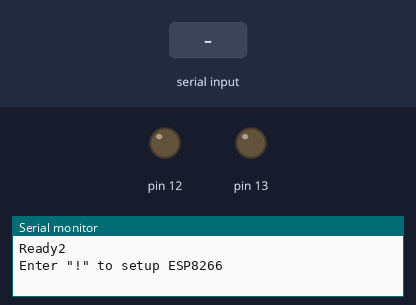
The sketch below on a simulated Arduino Mega 2560, built with avr-gcc and run on an emulated ATmega2560. On the bench: output pins drawn as LEDs (lit = HIGH), the last lines printed to the serial monitor. The inputs (shaded band) are chosen by the test bench. The modem accepts every AT command (registered, SIM ready, sends succeed) and sends nothing else.

Above: at 1.2 s.
1.3 s: "!\n" received over Serial
At 2.1 s:
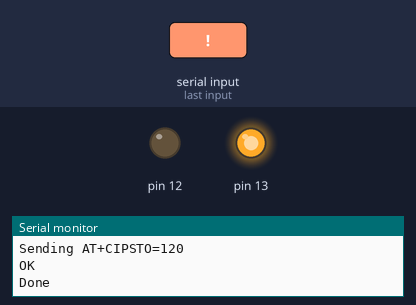
2.8 s: "!\n" received over the second serial link
4.3 s: "1\n" received over the second serial link
Timing chart, 0 to 7.3 s (numbered marks = the images above; inputs shaded):
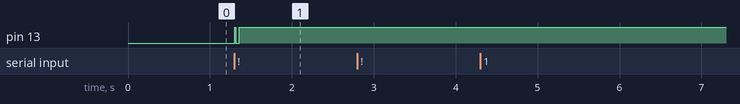

The sketch:

ESP8266UDP.ino
```cpp
#include "PSTRStrings1.h"
PSTRStrings1 commands(5);   // BASIC commands
PSTRStrings1 response(4);   // Responses

boolean silentRunning = true;
int state = 0;

void setup() {
  // change "key" to a unique string
  commands.addString ( PSTR ( "findkey"));   //  0
  commands.addString ( PSTR ( "cmd1" ));     //  1
  commands.addString ( PSTR ( "cmd2" ));     //  2
  commands.addString ( PSTR ( "cmd3" ));     //  3

  response.addString ( PSTR ( "OK" ));
  response.addString ( PSTR ( "ready" ));
  response.addString ( PSTR ( "no change" ));
  Serial.begin (115200);
  Serial.println ( "Ready2" );
  Serial2.begin (115200);
  pinMode (13,OUTPUT);
  pinMode (12,OUTPUT);
  Serial.println ( "\nEnter \"!\" to setup ESP8266 " );
}

void launch () {
  digitalWrite (13,0);
  digitalWrite (12,0);
  sendCommand ( "AT", true );
  digitalWrite (13,0);
  sendCommand ( "AT+RST", false );
  digitalWrite (13,1);
  sendCommand ( "AT+CWMODE=3",true );
  digitalWrite (13,1);
  sendCommand ( "AT+CWLAP", true );
  sendCommand ( "AT+CWJAP=\"SSID\",\"Password\"", true);
  digitalWrite (13,0);
  sendCommand ( "AT+CIPMUX=1", true );
  digitalWrite (13,1);
  sendCommand ( "AT+CIPSERVER=1,3333", true );
  digitalWrite (13,0);
  sendCommand ( "AT+CIPSTO=120", true );
  digitalWrite (13,1);
  //sendCommand ("AT+CIOBAUD=115200", true);
  Serial.println ( "\nDone" );
}

void getResponse (boolean waitOK) {
  unsigned long startTime;
  char ch;
  int index;

  startTime = millis();
  // Wait 10 seconds maximum
  while (millis() < (startTime + 10000))
     if (Serial2.available() )
     {
       ch = Serial2.read();
       Serial.print (ch);
       index = response.matchString (ch, false);
       if (index == 2) // no change
          break;
       if (waitOK) {
         if (index == 0)
            break;
       } else { // wait for ready
         if (index == 1)
            break;
       }
     }
   Serial.println ();
}

void sendCommand ( char * cmd,  boolean wait ) {
  Serial.print ( "Sending " );
  Serial.println ( cmd );
  Serial2.println ( cmd );
  getResponse(wait);
}

void respond(char * response, boolean force) {
  char ch;
  int len = strlen (response);
  if (!silentRunning || force) {
    Serial2.print ( "AT+CIPSEND=0,");
    Serial2.println ( len+2 );
    delay (50);
    Serial2.println (response);
    Serial2.println ();
    delay (50);
    Serial.println (response);
    delay (100);
    Serial2.println ( "AT+CIPCLOSE=1");
    delay (100);
  }
}

void loop () {
  char ch;
  int index;
  boolean debugIt = true;
  char cmd [30];
  static int cmdIndex = 0;

  if (Serial.available() )  {
     ch = Serial.read();
     if (ch == '!')
       launch();
     else if ((ch == 13) || (ch == 10)) {
       if (ch == 13) {
         if (cmdIndex > 0)
            sendCommand (cmd, true);
         cmd[0] = 0;
         cmdIndex = 0;
       }
     } else {
       cmd[cmdIndex] = ch;
       cmdIndex = cmdIndex + 1;
       cmd[cmdIndex] = 0;
     }
  }

  if (Serial2.available() ) {
    ch = Serial2.read();
    if (debugIt)
      Serial.print (ch);
    index = commands.matchString (ch, false);
    if (index > -1) {
      //Serial.println ( index );
      switch (index) {
        case 0: // Android device is looking for me
          respond ("CTS", true);
          digitalWrite (12,1);
          break;
        case 1: // Command 1
          Serial.println ( "Process Command 1" );
          respond ("ACK", false);
          digitalWrite (13,0);
          break;
        case 2: // Command 2
          Serial.println ( "Process Command 2" );
          respond ("ACK", false );
          digitalWrite (13,1);
          break;
        case 3: // Command 3
          Serial.println ( "Process Command 3" );
          respond ("ACK",false);
          digitalWrite (13,0);
          break;
        default:
          break; // Do nothing
      }
    }
  }
}
```

DebugUtilities.cpp
```cpp
// Comment out next line to remove debugging
// Note: Debugging can significantly increase the project response time
#define DEBUGIT
#include "DebugUtilities.h"

DebugUtilities::DebugUtilities ()
{
}
// Print a string from program memory
void DebugUtilities::printPSTR ( PGM_P s)
{
  #ifdef DEBUGIT
  char c;
  while ((c=pgm_read_byte(s++)) != 0)
    Serial.print (c);
  #endif
}

void DebugUtilities::showNumber ( PGM_P s, int number )
{
  #ifdef DEBUGIT
  printPSTR ( s );
  Serial.println ( number );
  #endif
}

bool DebugUtilities::debugging ()
{
  #ifdef DEBUGIT
    return true;
  #else
    return false;
  #endif
}
```

DebugUtilities.h
```cpp
#ifndef DEBUGUTILITIES_H
#define DEBUGUTILITIES_H
#include <Arduino.h>
class DebugUtilities
{
  public:
    // Constructor
    DebugUtilities();
    bool debugging ();
    void showNumber ( PGM_P s, int number );
    void printPSTR ( PGM_P s );

  // private:
};
#endif
```

PSTRStrings1.cpp
```cpp
#include "PSTRStrings1.h"
#include <EEPROM.h>


bool PSTRStrings1::checkMatch (int which)
{
  bool match = false;
  CommandStringType * str;
  str = &strings [which];

  if (str->matched)
  {
    match = true;
    str->matched = 0;
  }
  return match;
}

void PSTRStrings1::clearMatches ()
{
  CommandStringType * str;
  for (int i=0;i<numStrings; i++)
  {
    str = &strings [i];
    str->matched = 0;
  }
}

// This also clears the match flags
void PSTRStrings1::showMatches ( )
{
  int count = 0;
  CommandStringType * str;
  for (int i=0;i<numStrings; i++)
  {
    str = &strings[i];
    if (str->matched)
    {
      if (count++ == 0)
        debugUtils.printPSTR ( PSTR ( "Matches:\n" ) );

      Serial.print ( count);
      debugUtils.printPSTR ( PSTR ( ")" ) );
      printString (i);
      debugUtils.printPSTR( PSTR ( "\n" ) );
    }
  }
  if (count==0)
    debugUtils.printPSTR ( PSTR ( "No matches detected\n" ) );

}

// s = pointer to PSTR string
void PSTRStrings1::addString ( const prog_char * s)
{
  CommandStringType * str;
  prog_char * ptr;
  int index;
  int mallocSize = sizeof(CommandStringType) * numberOfStrings;

  if (numStrings == 0) // This is the first one
  {
    strings = (CommandStringType *) malloc ( mallocSize);
	//debugUtils.printPSTR ( PSTR ( "Allocation of " ) );
    //Serial.println ( mallocSize );
  }

  if (numStrings == numberOfStrings)
    debugUtils.printPSTR ( PSTR ( "ERR..PSTRStrings1 list full\n" ) );
  else if (numStrings < numberOfStrings) // There is memory allocated for the string
  {
    str = &strings [numStrings++];

    // str->len = progLen (str->ptr);
    str->index = 0;
    str->len = 0;
    str->matched = 0;
    str->ptr = (prog_char *)s;
    ptr = (prog_char *)s;
    while (pgm_read_byte (ptr++))
      str->len = str->len + 1;
  }
}

PSTRStrings1::PSTRStrings1(int _numberOfStrings ):debugUtils()
{
  strings = 0;
  numStrings = 0;
  numberOfStrings = _numberOfStrings;
}

int PSTRStrings1::stringLen( int which)
{
  int len = 0;
  CommandStringType * str;
  if ((which < numStrings) && (which > -1))
  {
    str = &strings[which];
    len = str->len;
  }
  return len;
}

void PSTRStrings1::printString ( int which )
{
  CommandStringType * str = &strings[which];
  char c;
  int len = stringLen ( which );


  for (int i=0; i<len; i++)
    Serial.print ( charAt ( which, i));
}

char PSTRStrings1::charAt ( int i, int j)
{
  CommandStringType * str = &strings[i];
  int len = str->len;
  char ch = 0;
  char * ptr;
  bool debugThis = false;

  /*
    if (i>=numStrings)
      debugUtils.printPSTR ( PSTR ( "charAt i>=numStrings\n" ) );
    else if (i < 0)
      debugUtils.printPSTR ( PSTR ( "charAt i<0\n" ) );
    else if (j >= len)
    {
      debugUtils.printPSTR ( PSTR ( "charAt j:" ));
      Serial.print (j);
      debugUtils.printPSTR ( PSTR ( " >= len:" ));
      Serial.print ( len);
      debugUtils.printPSTR ( PSTR ( " for " ) );
   	  Serial.print (i);
	  debugUtils.printPSTR ( PSTR ( "): " ) );
      printString ( i );
      debugUtils.printPSTR ( PSTR ( "\n" ) );
    }
    else if (j <0)
      debugUtils.printPSTR ( PSTR ( "charAt j<0 \n" ) );
    else
  */
  str = &strings [i];
  ptr = str->ptr + j;
  ch = pgm_read_byte (ptr);
  return ch;
}

void PSTRStrings1::show ( int startValue, int stopValue )
{
  if (startValue < 0)
    startValue = 0;
  if (stopValue >= numStrings)
    stopValue = numStrings;

  for (int i=startValue; i<stopValue; i++)
  {
    Serial.print ( i );
	debugUtils.printPSTR ( PSTR ( ":" ) );
	Serial.print ( stringLen (i));
    debugUtils.printPSTR ( PSTR ( ")" ) );
    printString(i);
    debugUtils.printPSTR ( PSTR ( "|!|\n" ) );
  }
}

void PSTRStrings1::showAll ( )
{
  show (0, numStrings );
}


int PSTRStrings1::matchCharPointer ( char * ch )
{
  int matched = -1;
  /*
  int len;
  CommandStringType * str;

  for (int i=0; i<numStrings; i++)
  {
    str = &strings[i];
    len = str->len;
    for (int j=0; j<len; j++)
    {
      if (*(ch+j) != charAt (i,j))
      {
        //Serial.print ( c );
        //printPSTR ( PSTR ( " != " ) );
        //Serial.println ( (char) *(ch+j));
        break;
      }

      if ((j+1) == len)
      {
        str->matched = 1;
        matched = i;
        //printPSTR ( PSTR  ( "Got a match on word ") );
        //Serial.println ( i );
        break;
      }
    }
    if (matched > -1)
      break;
  }
  */
  return matched;
}


void PSTRStrings1::clearIndexes()
{
  CommandStringType * str;
  for (int i=0; i<numStrings; i++)
  {
    str = &strings [i];
    str->index = 0;
  }
}

int PSTRStrings1::intersect ( PSTRStrings1 * targetList, int index )
{
  int found = -1;
  int len;
  char ch;
  char c;
  int count;

  // Check all the current strings
  for (int i=0; i<numStrings; i++)
  {
    len = stringLen(i);
    if (!len)
      debugUtils.printPSTR ( PSTR ( "No match because len== 0\n" ) );
    else if (len <= targetList->stringLen(index))
    {
      count = 0;

      for (int j=0; j<len; j++)
      {
        ch = charAt (i,j);
        c = targetList->charAt (index,j);
        if (ch == c)
          count++;
        else
          break;
        if (count == len)
          break;
      }

      if (count == len)
      {
        //debugUtils.printPSTR ( PSTR ( "Got an intersect on " ) );
        //Serial.println ( i );
        found = i;
        break;
      }
    }
  }

  return found;
}

// Check all strings for matches using the supplied ch.
int PSTRStrings1::matchString ( char ch, bool doDebug )
{
  int matched = -1;
  char c;
  CommandStringType * str;
  int watching = 1;


  for (int i=0; i<numStrings; i++)
  {
    str = &strings [i];
    c = charAt (i,str->index);
    if (ch == c)
    {
      if (doDebug && (i==watching))
      {
        Serial.print ( ch );
        debugUtils.printPSTR ( PSTR  ( " == " ));
        Serial.println ( c );
      }
      str->index = str->index + 1;
    }
    else
    {
      if (doDebug && (i==watching))
      {
        if ((int) ch < 33)
          Serial.print ( (int) ch );
        else
          Serial.print ( ch );
        debugUtils.printPSTR ( PSTR  ( " != ") );
        if ((int)c < 33)
          Serial.println ( (int) c );
        else
          Serial.println (c);
      }
      str->index = 0;
    }
    if (str->index == str->len)
    {
      matched = i;
      clearIndexes();
      str->matched = 1;
      if (doDebug)
      {
        debugUtils.printPSTR ( PSTR  ( "Matched ") );
        Serial.println ( i );
      }
      break;
    }
  }
  return matched;
}
```

PSTRStrings1.h
```cpp
#ifndef PSTRSTRINGS1_H
#define PSTRSTRINGS1_H

#include <Arduino.h>
#include "DebugUtilities.h"

struct CommandStringType
{
  int index;
  int len;
  prog_char * ptr;
  int matched;
};

class PSTRStrings1
{
  public:
    // Constructor
    PSTRStrings1(int _numberOfStrings);
    int matchString ( char ch, bool doDebug);
    void printString ( int which );
    void addString (const prog_char * s);
    void show ( int startValue, int stopValue );
    void showAll ();
    int matchCharPointer ( char * ch );
    int numberOfStrings;
    char charAt ( int i, int j);
    void showMatches();
    void clearMatches();
    void clearIndexes();
    int stringLen( int which);
    int intersect ( PSTRStrings1 * targetList, int index );
    bool checkMatch (int which);

    int numStrings;

  private:
    CommandStringType * strings;
    DebugUtilities debugUtils;
};
#endif
```

Measured:
- after the input at 1.3 s, pin 13: LOW → HIGH at once, → LOW 0.01 s later, → HIGH 0.04 s later
